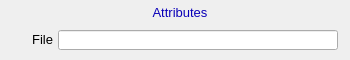
<?xml version="1.0" ?>
<ui version="4.0">
  <class>Dialog</class>
  <widget class="QWidget" name="screen">
    <property name="geometry">
      <rect>
        <x>4</x>
        <y>30</y>
        <width>350</width>
        <height>60</height>
      </rect>
    </property>
    <property name="styleSheet">
      <string notr="true">QWidget#screen {
  color: rgb(0, 0, 0);
  background-color: rgb(187, 187, 187);
  }</string>
    </property>
    <property name="windowTitle">
      <string>ADAttrFile</string>
    </property>
    <widget class="PyDMDrawingRectangle" name="rectangle">
      <property name="geometry">
        <rect>
          <x>127</x>
          <y>2</y>
          <width>107</width>
          <height>21</height>
        </rect>
      </property>
      <property name="brush" stdset="0">
        <brush brushstyle="SolidPattern">
          <color alpha="255">
            <red>218</red>
            <green>218</green>
            <blue>218</blue>
          </color>
        </brush>
      </property>
      <property name="penStyle" stdset="0">
        <enum>Qt::SolidLine</enum>
      </property>
      <property name="penColor" stdset="0">
        <color>
          <red>218</red>
          <green>218</green>
          <blue>218</blue>
        </color>
      </property>
      <property name="penWidth" stdset="0">
        <double>0</double>
      </property>
      <property name="penCapStyle" stdset="0">
        <enum>Qt::FlatCap</enum>
      </property>
      <property name="toolTip">
        <string>rectangle</string>
      </property>
    </widget>
    <widget class="QLabel" name="text">
      <property name="geometry">
        <rect>
          <x>130</x>
          <y>2</y>
          <width>100</width>
          <height>20</height>
        </rect>
      </property>
      <property name="text">
        <string>Attributes</string>
      </property>
      <property name="font" stdset="0">
        <font>
          <pointsize>10</pointsize>
        </font>
      </property>
      <property name="brush" stdset="0">
        <brush brushstyle="SolidPattern">
          <color alpha="255">
            <red>10</red>
            <green>0</green>
            <blue>184</blue>
          </color>
        </brush>
      </property>
      <property name="toolTip">
        <string>text</string>
      </property>
      <property name="alignment">
        <set>Qt::AlignCenter</set>
      </property>
      <property name="styleSheet">
        <string notr="true">QLabel#text {
  color: rgb(10, 0, 184);
  }</string>
      </property>
    </widget>
    <widget class="PyDMDrawingRectangle" name="rectangle_1">
      <property name="geometry">
        <rect>
          <x>0</x>
          <y>0</y>
          <width>350</width>
          <height>60</height>
        </rect>
      </property>
      <property name="brush" stdset="0">
        <brush brushstyle="NoBrush">
          <color alpha="255">
            <red>0</red>
            <green>0</green>
            <blue>0</blue>
          </color>
        </brush>
      </property>
      <property name="penStyle" stdset="0">
        <enum>Qt::SolidLine</enum>
      </property>
      <property name="penColor" stdset="0">
        <color>
          <red>0</red>
          <green>0</green>
          <blue>0</blue>
        </color>
      </property>
      <property name="penWidth" stdset="0">
        <double>1</double>
      </property>
      <property name="penCapStyle" stdset="0">
        <enum>Qt::FlatCap</enum>
      </property>
      <property name="toolTip">
        <string>rectangle_1</string>
      </property>
    </widget>
    <widget class="QLabel" name="text_1">
      <property name="geometry">
        <rect>
          <x>13</x>
          <y>29</y>
          <width>40</width>
          <height>20</height>
        </rect>
      </property>
      <property name="text">
        <string>File</string>
      </property>
      <property name="font" stdset="0">
        <font>
          <pointsize>10</pointsize>
        </font>
      </property>
      <property name="brush" stdset="0">
        <brush brushstyle="SolidPattern">
          <color alpha="255">
            <red>0</red>
            <green>0</green>
            <blue>0</blue>
          </color>
        </brush>
      </property>
      <property name="toolTip">
        <string>text_1</string>
      </property>
      <property name="alignment">
        <set>Qt::AlignRight|Qt::AlignTrailing|Qt::AlignVCenter</set>
      </property>
      <property name="styleSheet">
        <string notr="true">QLabel#text_1 {
  color: rgb(0, 0, 0);
  }</string>
      </property>
    </widget>
    <widget class="PyDMLineEdit" name="text_entry">
      <property name="geometry">
        <rect>
          <x>58</x>
          <y>30</y>
          <width>280</width>
          <height>20</height>
        </rect>
      </property>
      <property name="channel" stdset="0">
        <string>ca://${prefix}NDAttributesFile</string>
      </property>
      <property name="toolTip">
        <string>${prefix}NDAttributesFile</string>
      </property>
      <property name="displayFormat" stdset="0">
        <enum>PyDMLineEdit::String</enum>
      </property>
      <property name="font" stdset="0">
        <font>
          <pointsize>10</pointsize>
        </font>
      </property>
      <property name="styleSheet">
        <string notr="true">PyDMLineEdit#text_entry {
  color: rgb(0, 0, 0);
  background-color: rgb(115, 223, 255);
  border: 1px solid black;
  margin: 0px;
  padding: 0px;
  spacing: 0px;
  }</string>
      </property>
    </widget>
  </widget>
  <customwidgets>
    <customwidget>
      <class>PyDMDrawingRectangle</class>
      <extends>QWidget</extends>
      <header>pydm.widgets.drawing</header>
    </customwidget>
    <customwidget>
      <class>PyDMLabel</class>
      <extends>QLabel</extends>
      <header>pydm.widgets.label</header>
    </customwidget>
    <customwidget>
      <class>PyDMLineEdit</class>
      <extends>QLineEdit</extends>
      <header>pydm.widgets.line_edit</header>
    </customwidget>
  </customwidgets>
</ui>
